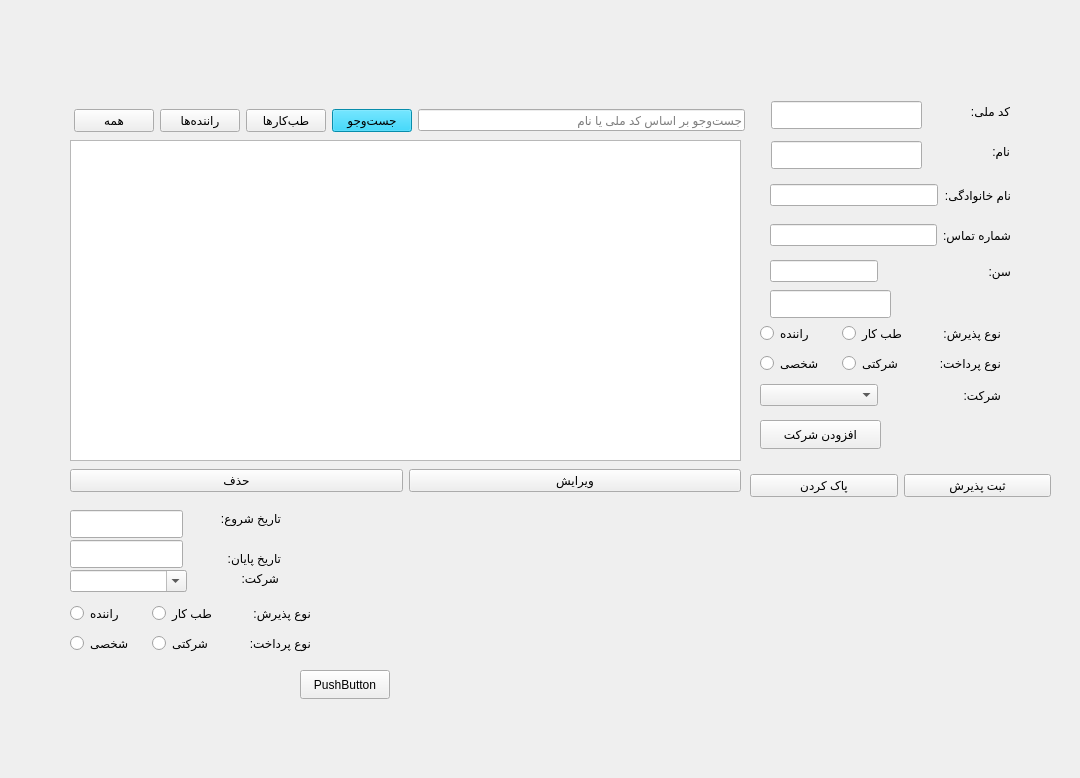
<?xml version="1.0" encoding="UTF-8"?>
<ui version="4.0">
 <class>menu</class>
 <widget class="QMainWindow" name="menu">
  <property name="geometry">
   <rect>
    <x>0</x>
    <y>0</y>
    <width>1080</width>
    <height>778</height>
   </rect>
  </property>
  <widget class="QWidget" name="centralwidget">
   <widget class="QTableView" name="tableView">
    <property name="geometry">
     <rect>
      <x>70</x>
      <y>140</y>
      <width>671</width>
      <height>321</height>
     </rect>
    </property>
    <property name="layoutDirection">
     <enum>Qt::LayoutDirection::RightToLeft</enum>
    </property>
   </widget>
   <widget class="QWidget" name="layoutWidget">
    <property name="geometry">
     <rect>
      <x>74</x>
      <y>100</y>
      <width>671</width>
      <height>41</height>
     </rect>
    </property>
    <layout class="QHBoxLayout" name="searchLayout">
     <item>
      <widget class="QPushButton" name="filterAll">
       <property name="text">
        <string>همه</string>
       </property>
      </widget>
     </item>
     <item>
      <widget class="QPushButton" name="filterDriver">
       <property name="text">
        <string>راننده‌ها</string>
       </property>
      </widget>
     </item>
     <item>
      <widget class="QPushButton" name="filterMedical">
       <property name="text">
        <string>طب‌کارها</string>
       </property>
      </widget>
     </item>
     <item>
      <widget class="QPushButton" name="searchButton">
       <property name="palette">
        <palette>
         <active>
          <colorrole role="WindowText">
           <brush brushstyle="SolidPattern">
            <color alpha="255">
             <red>0</red>
             <green>0</green>
             <blue>0</blue>
            </color>
           </brush>
          </colorrole>
          <colorrole role="Button">
           <brush brushstyle="SolidPattern">
            <color alpha="255">
             <red>11</red>
             <green>198</green>
             <blue>240</blue>
            </color>
           </brush>
          </colorrole>
          <colorrole role="Light">
           <brush brushstyle="SolidPattern">
            <color alpha="255">
             <red>117</red>
             <green>230</green>
             <blue>255</blue>
            </color>
           </brush>
          </colorrole>
          <colorrole role="Midlight">
           <brush brushstyle="SolidPattern">
            <color alpha="255">
             <red>64</red>
             <green>214</green>
             <blue>247</blue>
            </color>
           </brush>
          </colorrole>
          <colorrole role="Dark">
           <brush brushstyle="SolidPattern">
            <color alpha="255">
             <red>6</red>
             <green>99</green>
             <blue>120</blue>
            </color>
           </brush>
          </colorrole>
          <colorrole role="Mid">
           <brush brushstyle="SolidPattern">
            <color alpha="255">
             <red>7</red>
             <green>132</green>
             <blue>160</blue>
            </color>
           </brush>
          </colorrole>
          <colorrole role="Text">
           <brush brushstyle="SolidPattern">
            <color alpha="255">
             <red>0</red>
             <green>0</green>
             <blue>0</blue>
            </color>
           </brush>
          </colorrole>
          <colorrole role="BrightText">
           <brush brushstyle="SolidPattern">
            <color alpha="255">
             <red>255</red>
             <green>255</green>
             <blue>255</blue>
            </color>
           </brush>
          </colorrole>
          <colorrole role="ButtonText">
           <brush brushstyle="SolidPattern">
            <color alpha="255">
             <red>0</red>
             <green>0</green>
             <blue>0</blue>
            </color>
           </brush>
          </colorrole>
          <colorrole role="Base">
           <brush brushstyle="SolidPattern">
            <color alpha="255">
             <red>255</red>
             <green>255</green>
             <blue>255</blue>
            </color>
           </brush>
          </colorrole>
          <colorrole role="Window">
           <brush brushstyle="SolidPattern">
            <color alpha="255">
             <red>11</red>
             <green>198</green>
             <blue>240</blue>
            </color>
           </brush>
          </colorrole>
          <colorrole role="Shadow">
           <brush brushstyle="SolidPattern">
            <color alpha="255">
             <red>0</red>
             <green>0</green>
             <blue>0</blue>
            </color>
           </brush>
          </colorrole>
          <colorrole role="AlternateBase">
           <brush brushstyle="SolidPattern">
            <color alpha="255">
             <red>133</red>
             <green>226</green>
             <blue>247</blue>
            </color>
           </brush>
          </colorrole>
          <colorrole role="ToolTipBase">
           <brush brushstyle="SolidPattern">
            <color alpha="255">
             <red>255</red>
             <green>255</green>
             <blue>220</blue>
            </color>
           </brush>
          </colorrole>
          <colorrole role="ToolTipText">
           <brush brushstyle="SolidPattern">
            <color alpha="255">
             <red>0</red>
             <green>0</green>
             <blue>0</blue>
            </color>
           </brush>
          </colorrole>
          <colorrole role="PlaceholderText">
           <brush brushstyle="SolidPattern">
            <color alpha="127">
             <red>0</red>
             <green>0</green>
             <blue>0</blue>
            </color>
           </brush>
          </colorrole>
          <colorrole role="Accent">
           <brush brushstyle="SolidPattern">
            <color alpha="255">
             <red>255</red>
             <green>255</green>
             <blue>255</blue>
            </color>
           </brush>
          </colorrole>
         </active>
         <inactive>
          <colorrole role="WindowText">
           <brush brushstyle="SolidPattern">
            <color alpha="255">
             <red>0</red>
             <green>0</green>
             <blue>0</blue>
            </color>
           </brush>
          </colorrole>
          <colorrole role="Button">
           <brush brushstyle="SolidPattern">
            <color alpha="255">
             <red>11</red>
             <green>198</green>
             <blue>240</blue>
            </color>
           </brush>
          </colorrole>
          <colorrole role="Light">
           <brush brushstyle="SolidPattern">
            <color alpha="255">
             <red>117</red>
             <green>230</green>
             <blue>255</blue>
            </color>
           </brush>
          </colorrole>
          <colorrole role="Midlight">
           <brush brushstyle="SolidPattern">
            <color alpha="255">
             <red>64</red>
             <green>214</green>
             <blue>247</blue>
            </color>
           </brush>
          </colorrole>
          <colorrole role="Dark">
           <brush brushstyle="SolidPattern">
            <color alpha="255">
             <red>6</red>
             <green>99</green>
             <blue>120</blue>
            </color>
           </brush>
          </colorrole>
          <colorrole role="Mid">
           <brush brushstyle="SolidPattern">
            <color alpha="255">
             <red>7</red>
             <green>132</green>
             <blue>160</blue>
            </color>
           </brush>
          </colorrole>
          <colorrole role="Text">
           <brush brushstyle="SolidPattern">
            <color alpha="255">
             <red>0</red>
             <green>0</green>
             <blue>0</blue>
            </color>
           </brush>
          </colorrole>
          <colorrole role="BrightText">
           <brush brushstyle="SolidPattern">
            <color alpha="255">
             <red>255</red>
             <green>255</green>
             <blue>255</blue>
            </color>
           </brush>
          </colorrole>
          <colorrole role="ButtonText">
           <brush brushstyle="SolidPattern">
            <color alpha="255">
             <red>0</red>
             <green>0</green>
             <blue>0</blue>
            </color>
           </brush>
          </colorrole>
          <colorrole role="Base">
           <brush brushstyle="SolidPattern">
            <color alpha="255">
             <red>255</red>
             <green>255</green>
             <blue>255</blue>
            </color>
           </brush>
          </colorrole>
          <colorrole role="Window">
           <brush brushstyle="SolidPattern">
            <color alpha="255">
             <red>11</red>
             <green>198</green>
             <blue>240</blue>
            </color>
           </brush>
          </colorrole>
          <colorrole role="Shadow">
           <brush brushstyle="SolidPattern">
            <color alpha="255">
             <red>0</red>
             <green>0</green>
             <blue>0</blue>
            </color>
           </brush>
          </colorrole>
          <colorrole role="AlternateBase">
           <brush brushstyle="SolidPattern">
            <color alpha="255">
             <red>133</red>
             <green>226</green>
             <blue>247</blue>
            </color>
           </brush>
          </colorrole>
          <colorrole role="ToolTipBase">
           <brush brushstyle="SolidPattern">
            <color alpha="255">
             <red>255</red>
             <green>255</green>
             <blue>220</blue>
            </color>
           </brush>
          </colorrole>
          <colorrole role="ToolTipText">
           <brush brushstyle="SolidPattern">
            <color alpha="255">
             <red>0</red>
             <green>0</green>
             <blue>0</blue>
            </color>
           </brush>
          </colorrole>
          <colorrole role="PlaceholderText">
           <brush brushstyle="SolidPattern">
            <color alpha="127">
             <red>0</red>
             <green>0</green>
             <blue>0</blue>
            </color>
           </brush>
          </colorrole>
          <colorrole role="Accent">
           <brush brushstyle="SolidPattern">
            <color alpha="255">
             <red>255</red>
             <green>255</green>
             <blue>255</blue>
            </color>
           </brush>
          </colorrole>
         </inactive>
         <disabled>
          <colorrole role="WindowText">
           <brush brushstyle="SolidPattern">
            <color alpha="255">
             <red>6</red>
             <green>99</green>
             <blue>120</blue>
            </color>
           </brush>
          </colorrole>
          <colorrole role="Button">
           <brush brushstyle="SolidPattern">
            <color alpha="255">
             <red>11</red>
             <green>198</green>
             <blue>240</blue>
            </color>
           </brush>
          </colorrole>
          <colorrole role="Light">
           <brush brushstyle="SolidPattern">
            <color alpha="255">
             <red>117</red>
             <green>230</green>
             <blue>255</blue>
            </color>
           </brush>
          </colorrole>
          <colorrole role="Midlight">
           <brush brushstyle="SolidPattern">
            <color alpha="255">
             <red>64</red>
             <green>214</green>
             <blue>247</blue>
            </color>
           </brush>
          </colorrole>
          <colorrole role="Dark">
           <brush brushstyle="SolidPattern">
            <color alpha="255">
             <red>6</red>
             <green>99</green>
             <blue>120</blue>
            </color>
           </brush>
          </colorrole>
          <colorrole role="Mid">
           <brush brushstyle="SolidPattern">
            <color alpha="255">
             <red>7</red>
             <green>132</green>
             <blue>160</blue>
            </color>
           </brush>
          </colorrole>
          <colorrole role="Text">
           <brush brushstyle="SolidPattern">
            <color alpha="255">
             <red>6</red>
             <green>99</green>
             <blue>120</blue>
            </color>
           </brush>
          </colorrole>
          <colorrole role="BrightText">
           <brush brushstyle="SolidPattern">
            <color alpha="255">
             <red>255</red>
             <green>255</green>
             <blue>255</blue>
            </color>
           </brush>
          </colorrole>
          <colorrole role="ButtonText">
           <brush brushstyle="SolidPattern">
            <color alpha="255">
             <red>6</red>
             <green>99</green>
             <blue>120</blue>
            </color>
           </brush>
          </colorrole>
          <colorrole role="Base">
           <brush brushstyle="SolidPattern">
            <color alpha="255">
             <red>11</red>
             <green>198</green>
             <blue>240</blue>
            </color>
           </brush>
          </colorrole>
          <colorrole role="Window">
           <brush brushstyle="SolidPattern">
            <color alpha="255">
             <red>11</red>
             <green>198</green>
             <blue>240</blue>
            </color>
           </brush>
          </colorrole>
          <colorrole role="Shadow">
           <brush brushstyle="SolidPattern">
            <color alpha="255">
             <red>0</red>
             <green>0</green>
             <blue>0</blue>
            </color>
           </brush>
          </colorrole>
          <colorrole role="AlternateBase">
           <brush brushstyle="SolidPattern">
            <color alpha="255">
             <red>11</red>
             <green>198</green>
             <blue>240</blue>
            </color>
           </brush>
          </colorrole>
          <colorrole role="ToolTipBase">
           <brush brushstyle="SolidPattern">
            <color alpha="255">
             <red>255</red>
             <green>255</green>
             <blue>220</blue>
            </color>
           </brush>
          </colorrole>
          <colorrole role="ToolTipText">
           <brush brushstyle="SolidPattern">
            <color alpha="255">
             <red>0</red>
             <green>0</green>
             <blue>0</blue>
            </color>
           </brush>
          </colorrole>
          <colorrole role="PlaceholderText">
           <brush brushstyle="SolidPattern">
            <color alpha="127">
             <red>6</red>
             <green>99</green>
             <blue>120</blue>
            </color>
           </brush>
          </colorrole>
          <colorrole role="Accent">
           <brush brushstyle="SolidPattern">
            <color alpha="255">
             <red>69</red>
             <green>221</green>
             <blue>255</blue>
            </color>
           </brush>
          </colorrole>
         </disabled>
        </palette>
       </property>
       <property name="text">
        <string>جست‌وجو</string>
       </property>
      </widget>
     </item>
     <item>
      <widget class="QLineEdit" name="searchEdit">
       <property name="placeholderText">
        <string>جست‌وجو بر اساس کد ملی یا نام</string>
       </property>
      </widget>
     </item>
    </layout>
   </widget>
   <widget class="QWidget" name="layoutWidget">
    <property name="geometry">
     <rect>
      <x>70</x>
      <y>460</y>
      <width>671</width>
      <height>41</height>
     </rect>
    </property>
    <layout class="QHBoxLayout" name="tableButtons">
     <item>
      <widget class="QPushButton" name="deleteButton">
       <property name="text">
        <string>حذف</string>
       </property>
      </widget>
     </item>
     <item>
      <widget class="QPushButton" name="editButton">
       <property name="text">
        <string>ویرایش</string>
       </property>
      </widget>
     </item>
    </layout>
   </widget>
   <widget class="QLabel" name="label_nc">
    <property name="geometry">
     <rect>
      <x>960</x>
      <y>101</y>
      <width>50</width>
      <height>20</height>
     </rect>
    </property>
    <property name="text">
     <string>کد ملی:</string>
    </property>
   </widget>
   <widget class="QLabel" name="label_n">
    <property name="geometry">
     <rect>
      <x>989</x>
      <y>141</y>
      <width>21</width>
      <height>20</height>
     </rect>
    </property>
    <property name="text">
     <string>نام:</string>
    </property>
   </widget>
   <widget class="QWidget" name="layoutWidget">
    <property name="geometry">
     <rect>
      <x>760</x>
      <y>350</y>
      <width>241</width>
      <height>27</height>
     </rect>
    </property>
    <layout class="QHBoxLayout" name="payLayout">
     <item>
      <widget class="QRadioButton" name="personpayButton">
       <property name="text">
        <string>شخصی</string>
       </property>
      </widget>
     </item>
     <item>
      <widget class="QRadioButton" name="companypayButton">
       <property name="text">
        <string>شرکتی</string>
       </property>
      </widget>
     </item>
     <item>
      <widget class="QLabel" name="label_payment">
       <property name="text">
        <string>نوع پرداخت:</string>
       </property>
      </widget>
     </item>
    </layout>
   </widget>
   <widget class="QWidget" name="layoutWidget">
    <property name="geometry">
     <rect>
      <x>750</x>
      <y>470</y>
      <width>301</width>
      <height>31</height>
     </rect>
    </property>
    <layout class="QHBoxLayout" name="horizontalLayout">
     <item>
      <widget class="QPushButton" name="pushButton_2">
       <property name="text">
        <string>پاک کردن</string>
       </property>
      </widget>
     </item>
     <item>
      <widget class="QPushButton" name="registerButton">
       <property name="text">
        <string>ثبت پذیرش</string>
       </property>
      </widget>
     </item>
    </layout>
   </widget>
   <widget class="QWidget" name="layoutWidget">
    <property name="geometry">
     <rect>
      <x>770</x>
      <y>220</y>
      <width>241</width>
      <height>30</height>
     </rect>
    </property>
    <layout class="QHBoxLayout" name="horizontalLayout_5">
     <item>
      <widget class="QLineEdit" name="pnEdit"/>
     </item>
     <item>
      <widget class="QLabel" name="label_pn">
       <property name="text">
        <string>شماره تماس:</string>
       </property>
      </widget>
     </item>
    </layout>
   </widget>
   <widget class="QWidget" name="layoutWidget">
    <property name="geometry">
     <rect>
      <x>770</x>
      <y>180</y>
      <width>241</width>
      <height>30</height>
     </rect>
    </property>
    <layout class="QHBoxLayout" name="horizontalLayout_4">
     <item>
      <widget class="QLineEdit" name="lnEdit"/>
     </item>
     <item>
      <widget class="QLabel" name="label_ln">
       <property name="text">
        <string>نام خانوادگی:</string>
       </property>
      </widget>
     </item>
    </layout>
   </widget>
   <widget class="QWidget" name="layoutWidget">
    <property name="geometry">
     <rect>
      <x>760</x>
      <y>320</y>
      <width>241</width>
      <height>27</height>
     </rect>
    </property>
    <layout class="QHBoxLayout" name="horizontalLayout_7">
     <item>
      <widget class="QRadioButton" name="driverType">
       <property name="text">
        <string>راننده</string>
       </property>
      </widget>
     </item>
     <item>
      <widget class="QRadioButton" name="medicalType">
       <property name="text">
        <string>طب کار</string>
       </property>
      </widget>
     </item>
     <item>
      <widget class="QLabel" name="label_type">
       <property name="text">
        <string>نوع پذیرش:</string>
       </property>
      </widget>
     </item>
    </layout>
   </widget>
   <widget class="QWidget" name="layoutWidget">
    <property name="geometry">
     <rect>
      <x>760</x>
      <y>380</y>
      <width>241</width>
      <height>30</height>
     </rect>
    </property>
    <layout class="QHBoxLayout" name="horizontalLayout_6">
     <item>
      <widget class="QComboBox" name="comBox">
       <property name="editable">
        <bool>false</bool>
       </property>
      </widget>
     </item>
     <item>
      <widget class="QLabel" name="label_company">
       <property name="text">
        <string>شرکت:</string>
       </property>
      </widget>
     </item>
    </layout>
   </widget>
   <widget class="QLineEdit" name="nEdit">
    <property name="geometry">
     <rect>
      <x>771</x>
      <y>141</y>
      <width>151</width>
      <height>28</height>
     </rect>
    </property>
   </widget>
   <widget class="QLineEdit" name="ncEdit">
    <property name="geometry">
     <rect>
      <x>771</x>
      <y>101</y>
      <width>151</width>
      <height>28</height>
     </rect>
    </property>
   </widget>
   <widget class="QPushButton" name="addCompanyButton">
    <property name="geometry">
     <rect>
      <x>760</x>
      <y>420</y>
      <width>121</width>
      <height>29</height>
     </rect>
    </property>
    <property name="text">
     <string>افزودن شرکت</string>
    </property>
   </widget>
   <widget class="QPushButton" name="filterByDateButton">
    <property name="geometry">
     <rect>
      <x>300</x>
      <y>670</y>
      <width>90</width>
      <height>29</height>
     </rect>
    </property>
    <property name="text">
     <string>PushButton</string>
    </property>
   </widget>
   <widget class="QLineEdit" name="startDateEdit">
    <property name="geometry">
     <rect>
      <x>70</x>
      <y>540</y>
      <width>113</width>
      <height>28</height>
     </rect>
    </property>
   </widget>
   <widget class="QLineEdit" name="endDateEdit">
    <property name="geometry">
     <rect>
      <x>70</x>
      <y>510</y>
      <width>113</width>
      <height>28</height>
     </rect>
    </property>
   </widget>
   <widget class="QLabel" name="label">
    <property name="geometry">
     <rect>
      <x>200</x>
      <y>510</y>
      <width>81</width>
      <height>16</height>
     </rect>
    </property>
    <property name="text">
     <string>تاریخ شروع:</string>
    </property>
   </widget>
   <widget class="QLabel" name="label_2">
    <property name="geometry">
     <rect>
      <x>190</x>
      <y>550</y>
      <width>91</width>
      <height>16</height>
     </rect>
    </property>
    <property name="text">
     <string>تاریخ پایان:</string>
    </property>
   </widget>
   <widget class="QComboBox" name="comBox_2">
    <property name="geometry">
     <rect>
      <x>70</x>
      <y>570</y>
      <width>117</width>
      <height>22</height>
     </rect>
    </property>
    <property name="editable">
     <bool>true</bool>
    </property>
   </widget>
   <widget class="QWidget" name="layoutWidget_2">
    <property name="geometry">
     <rect>
      <x>70</x>
      <y>600</y>
      <width>241</width>
      <height>27</height>
     </rect>
    </property>
    <layout class="QHBoxLayout" name="horizontalLayout_8">
     <item>
      <widget class="QRadioButton" name="driverType_2">
       <property name="text">
        <string>راننده</string>
       </property>
      </widget>
     </item>
     <item>
      <widget class="QRadioButton" name="medicalType_2">
       <property name="text">
        <string>طب کار</string>
       </property>
      </widget>
     </item>
     <item>
      <widget class="QLabel" name="label_type_2">
       <property name="text">
        <string>نوع پذیرش:</string>
       </property>
      </widget>
     </item>
    </layout>
   </widget>
   <widget class="QWidget" name="layoutWidget_3">
    <property name="geometry">
     <rect>
      <x>70</x>
      <y>630</y>
      <width>241</width>
      <height>27</height>
     </rect>
    </property>
    <layout class="QHBoxLayout" name="payLayout_2">
     <item>
      <widget class="QRadioButton" name="personpayButton_2">
       <property name="text">
        <string>شخصی</string>
       </property>
      </widget>
     </item>
     <item>
      <widget class="QRadioButton" name="companypayButton_2">
       <property name="text">
        <string>شرکتی</string>
       </property>
      </widget>
     </item>
     <item>
      <widget class="QLabel" name="label_payment_2">
       <property name="text">
        <string>نوع پرداخت:</string>
       </property>
      </widget>
     </item>
    </layout>
   </widget>
   <widget class="QLabel" name="label_3">
    <property name="geometry">
     <rect>
      <x>230</x>
      <y>570</y>
      <width>49</width>
      <height>16</height>
     </rect>
    </property>
    <property name="text">
     <string>شرکت:</string>
    </property>
   </widget>
   <widget class="QLineEdit" name="aEdit">
    <property name="geometry">
     <rect>
      <x>770</x>
      <y>290</y>
      <width>121</width>
      <height>28</height>
     </rect>
    </property>
   </widget>
   <widget class="QWidget" name="layoutWidget">
    <property name="geometry">
     <rect>
      <x>770</x>
      <y>260</y>
      <width>241</width>
      <height>30</height>
     </rect>
    </property>
    <layout class="QFormLayout" name="formLayout">
     <item row="0" column="0">
      <widget class="QLineEdit" name="ageedit"/>
     </item>
     <item row="0" column="1">
      <widget class="QLabel" name="label_4">
       <property name="text">
        <string>سن:</string>
       </property>
      </widget>
     </item>
    </layout>
   </widget>
  </widget>
 </widget>
 <tabstops>
  <tabstop>ncEdit</tabstop>
  <tabstop>nEdit</tabstop>
  <tabstop>lnEdit</tabstop>
  <tabstop>pnEdit</tabstop>
  <tabstop>driverType</tabstop>
  <tabstop>medicalType</tabstop>
  <tabstop>personpayButton</tabstop>
  <tabstop>companypayButton</tabstop>
  <tabstop>comBox</tabstop>
  <tabstop>registerButton</tabstop>
  <tabstop>pushButton_2</tabstop>
  <tabstop>searchEdit</tabstop>
  <tabstop>searchButton</tabstop>
  <tabstop>filterMedical</tabstop>
  <tabstop>filterDriver</tabstop>
  <tabstop>filterAll</tabstop>
  <tabstop>tableView</tabstop>
  <tabstop>editButton</tabstop>
  <tabstop>deleteButton</tabstop>
 </tabstops>
 <resources/>
 <connections/>
</ui>
